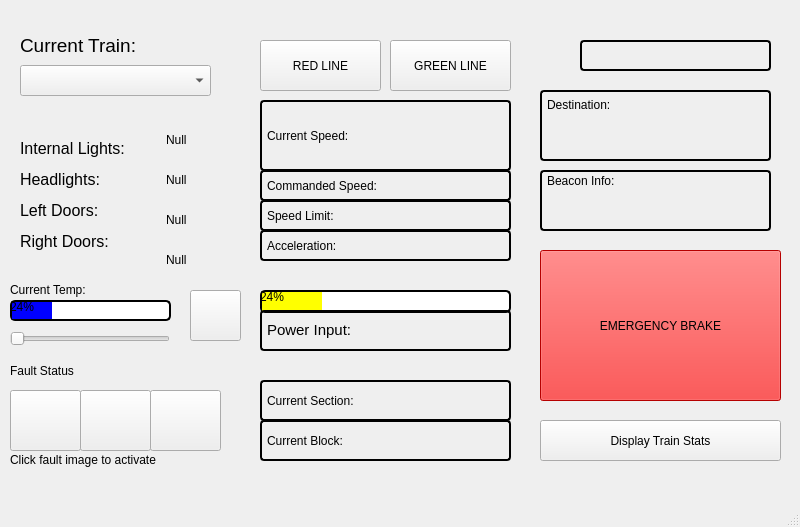
<?xml version="1.0" encoding="UTF-8"?>
<ui version="4.0">
 <class>MainWindow</class>
 <widget class="QMainWindow" name="MainWindow">
  <property name="geometry">
   <rect>
    <x>0</x>
    <y>0</y>
    <width>800</width>
    <height>527</height>
   </rect>
  </property>
  <property name="windowTitle">
   <string>MainWindow</string>
  </property>
  <widget class="QWidget" name="centralwidget">
   <widget class="QComboBox" name="trainBox">
    <property name="geometry">
     <rect>
      <x>20</x>
      <y>65</y>
      <width>191</width>
      <height>31</height>
     </rect>
    </property>
   </widget>
   <widget class="QProgressBar" name="powProgressBar">
    <property name="geometry">
     <rect>
      <x>260</x>
      <y>290</y>
      <width>251</width>
      <height>23</height>
     </rect>
    </property>
    <property name="styleSheet">
     <string notr="true">QProgressBar {
     border: 2px solid black;
     border-radius: 5px;
     background-color: white;
 }

 QProgressBar::chunk {
     background-color: yellow;
     width: 20px;
 }</string>
    </property>
    <property name="value">
     <number>24</number>
    </property>
   </widget>
   <widget class="QProgressBar" name="ACprogressBar">
    <property name="geometry">
     <rect>
      <x>10</x>
      <y>300</y>
      <width>161</width>
      <height>21</height>
     </rect>
    </property>
    <property name="styleSheet">
     <string notr="true">QProgressBar {
     border: 2px solid black;
     border-radius: 5px;
     background-color: white;
 }

 QProgressBar::chunk {
     background-color: blue;
     width: 20px;
 }</string>
    </property>
    <property name="value">
     <number>24</number>
    </property>
   </widget>
   <widget class="QLabel" name="label_12">
    <property name="geometry">
     <rect>
      <x>10</x>
      <y>360</y>
      <width>121</width>
      <height>21</height>
     </rect>
    </property>
    <property name="styleSheet">
     <string notr="true">font: 15pt &quot;Segoe UI&quot;;</string>
    </property>
    <property name="text">
     <string>Fault Status</string>
    </property>
   </widget>
   <widget class="QLabel" name="errorLabel">
    <property name="geometry">
     <rect>
      <x>130</x>
      <y>290</y>
      <width>31</width>
      <height>31</height>
     </rect>
    </property>
    <property name="text">
     <string/>
    </property>
   </widget>
   <widget class="QLabel" name="actSpeed">
    <property name="geometry">
     <rect>
      <x>260</x>
      <y>100</y>
      <width>251</width>
      <height>71</height>
     </rect>
    </property>
    <property name="styleSheet">
     <string notr="true">border: 2px solid black;
border-radius: 4px;
padding: 2px;</string>
    </property>
    <property name="text">
     <string>Current Speed:</string>
    </property>
   </widget>
   <widget class="QLabel" name="label_22">
    <property name="geometry">
     <rect>
      <x>20</x>
      <y>30</y>
      <width>131</width>
      <height>31</height>
     </rect>
    </property>
    <property name="text">
     <string>&lt;html&gt;&lt;head/&gt;&lt;body&gt;&lt;p&gt;&lt;span style=&quot; font-size:14pt;&quot;&gt;Current Train:&lt;/span&gt;&lt;/p&gt;&lt;/body&gt;&lt;/html&gt;</string>
    </property>
   </widget>
   <widget class="QLabel" name="powLabel">
    <property name="geometry">
     <rect>
      <x>260</x>
      <y>310</y>
      <width>251</width>
      <height>41</height>
     </rect>
    </property>
    <property name="styleSheet">
     <string notr="true">border: 2px solid black;
border-radius: 4px;
padding: 2px;</string>
    </property>
    <property name="text">
     <string>&lt;html&gt;&lt;head/&gt;&lt;body&gt;&lt;p&gt;&lt;span style=&quot; font-size:11pt;&quot;&gt;Power Input:&lt;/span&gt;&lt;/p&gt;&lt;/body&gt;&lt;/html&gt;</string>
    </property>
   </widget>
   <widget class="QLabel" name="lDoorLabel">
    <property name="geometry">
     <rect>
      <x>166</x>
      <y>210</y>
      <width>51</width>
      <height>20</height>
     </rect>
    </property>
    <property name="text">
     <string>Null</string>
    </property>
   </widget>
   <widget class="QPushButton" name="sigFaultLabel">
    <property name="geometry">
     <rect>
      <x>10</x>
      <y>390</y>
      <width>71</width>
      <height>61</height>
     </rect>
    </property>
    <property name="styleSheet">
     <string notr="true">color: rgb(255, 255, 255);</string>
    </property>
    <property name="text">
     <string/>
    </property>
   </widget>
   <widget class="QPushButton" name="EmerButton">
    <property name="geometry">
     <rect>
      <x>540</x>
      <y>250</y>
      <width>241</width>
      <height>151</height>
     </rect>
    </property>
    <property name="styleSheet">
     <string notr="true">background-color: rgb(255, 0, 0);</string>
    </property>
    <property name="text">
     <string>EMERGENCY BRAKE</string>
    </property>
   </widget>
   <widget class="QLabel" name="label_23">
    <property name="geometry">
     <rect>
      <x>20</x>
      <y>100</y>
      <width>111</width>
      <height>191</height>
     </rect>
    </property>
    <property name="text">
     <string>&lt;html&gt;&lt;head/&gt;&lt;body&gt;&lt;p&gt;&lt;span style=&quot; font-size:12pt;&quot;&gt;Internal Lights:&lt;/span&gt;&lt;/p&gt;&lt;p&gt;&lt;span style=&quot; font-size:12pt;&quot;&gt;Headlights:&lt;/span&gt;&lt;/p&gt;&lt;p&gt;&lt;span style=&quot; font-size:12pt;&quot;&gt;Left Doors:&lt;/span&gt;&lt;/p&gt;&lt;p&gt;&lt;span style=&quot; font-size:12pt;&quot;&gt;Right Doors:&lt;/span&gt;&lt;/p&gt;&lt;/body&gt;&lt;/html&gt;</string>
    </property>
   </widget>
   <widget class="QLabel" name="tempText">
    <property name="geometry">
     <rect>
      <x>10</x>
      <y>280</y>
      <width>161</width>
      <height>20</height>
     </rect>
    </property>
    <property name="text">
     <string>Current Temp: </string>
    </property>
   </widget>
   <widget class="QLabel" name="commSpeedLabel">
    <property name="geometry">
     <rect>
      <x>260</x>
      <y>170</y>
      <width>251</width>
      <height>31</height>
     </rect>
    </property>
    <property name="styleSheet">
     <string notr="true">border: 2px solid black;
border-radius: 4px;
padding: 2px;</string>
    </property>
    <property name="text">
     <string>Commanded Speed:</string>
    </property>
   </widget>
   <widget class="QPushButton" name="ACIcon">
    <property name="geometry">
     <rect>
      <x>190</x>
      <y>290</y>
      <width>51</width>
      <height>51</height>
     </rect>
    </property>
    <property name="styleSheet">
     <string notr="true">color: rgb(255, 255, 255);</string>
    </property>
    <property name="text">
     <string/>
    </property>
   </widget>
   <widget class="QLabel" name="headlightLabel">
    <property name="geometry">
     <rect>
      <x>166</x>
      <y>170</y>
      <width>51</width>
      <height>20</height>
     </rect>
    </property>
    <property name="text">
     <string>Null</string>
    </property>
   </widget>
   <widget class="QPushButton" name="brakeFaultLabel">
    <property name="geometry">
     <rect>
      <x>150</x>
      <y>390</y>
      <width>71</width>
      <height>61</height>
     </rect>
    </property>
    <property name="styleSheet">
     <string notr="true">color: rgb(255, 255, 255);</string>
    </property>
    <property name="text">
     <string/>
    </property>
   </widget>
   <widget class="QLabel" name="rDoorLabel">
    <property name="geometry">
     <rect>
      <x>166</x>
      <y>250</y>
      <width>51</width>
      <height>20</height>
     </rect>
    </property>
    <property name="text">
     <string>Null</string>
    </property>
   </widget>
   <widget class="QPushButton" name="powFaultLabel">
    <property name="geometry">
     <rect>
      <x>80</x>
      <y>390</y>
      <width>71</width>
      <height>61</height>
     </rect>
    </property>
    <property name="styleSheet">
     <string notr="true">color: rgb(255, 255, 255);</string>
    </property>
    <property name="text">
     <string/>
    </property>
   </widget>
   <widget class="QLabel" name="tempLabel_2">
    <property name="geometry">
     <rect>
      <x>260</x>
      <y>380</y>
      <width>251</width>
      <height>41</height>
     </rect>
    </property>
    <property name="styleSheet">
     <string notr="true">border: 2px solid black;
border-radius: 4px;
padding: 2px;
font: 11pt &quot;Segoe UI&quot;;</string>
    </property>
    <property name="text">
     <string>Current Section:</string>
    </property>
   </widget>
   <widget class="QLabel" name="speedLimitLabel">
    <property name="geometry">
     <rect>
      <x>260</x>
      <y>200</y>
      <width>251</width>
      <height>31</height>
     </rect>
    </property>
    <property name="styleSheet">
     <string notr="true">border: 2px solid black;
border-radius: 4px;
padding: 2px;</string>
    </property>
    <property name="text">
     <string>Speed Limit:</string>
    </property>
   </widget>
   <widget class="QLabel" name="dateLabel">
    <property name="geometry">
     <rect>
      <x>580</x>
      <y>40</y>
      <width>191</width>
      <height>31</height>
     </rect>
    </property>
    <property name="styleSheet">
     <string notr="true">border: 2px solid black;
border-radius: 4px;
padding: 2px;</string>
    </property>
    <property name="text">
     <string/>
    </property>
   </widget>
   <widget class="QLabel" name="intLightLabel">
    <property name="geometry">
     <rect>
      <x>166</x>
      <y>130</y>
      <width>51</width>
      <height>20</height>
     </rect>
    </property>
    <property name="text">
     <string>Null</string>
    </property>
   </widget>
   <widget class="QPushButton" name="greenLineButton">
    <property name="geometry">
     <rect>
      <x>390</x>
      <y>40</y>
      <width>121</width>
      <height>51</height>
     </rect>
    </property>
    <property name="styleSheet">
     <string notr="true"/>
    </property>
    <property name="text">
     <string>GREEN LINE</string>
    </property>
   </widget>
   <widget class="QPushButton" name="redLineButton">
    <property name="geometry">
     <rect>
      <x>260</x>
      <y>40</y>
      <width>121</width>
      <height>51</height>
     </rect>
    </property>
    <property name="text">
     <string>RED LINE</string>
    </property>
   </widget>
   <widget class="QLabel" name="destLabel">
    <property name="geometry">
     <rect>
      <x>540</x>
      <y>90</y>
      <width>231</width>
      <height>71</height>
     </rect>
    </property>
    <property name="styleSheet">
     <string notr="true">border: 2px solid black;
border-radius: 4px;
padding: 2px;</string>
    </property>
    <property name="text">
     <string>&lt;html&gt;&lt;head/&gt;&lt;body&gt;&lt;p&gt;Destination:&lt;/p&gt;&lt;p&gt;&lt;br/&gt;&lt;/p&gt;&lt;/body&gt;&lt;/html&gt;</string>
    </property>
   </widget>
   <widget class="QLabel" name="currBlockLabel">
    <property name="geometry">
     <rect>
      <x>260</x>
      <y>420</y>
      <width>251</width>
      <height>41</height>
     </rect>
    </property>
    <property name="styleSheet">
     <string notr="true">border: 2px solid black;
border-radius: 4px;
padding: 2px;
font: 11pt &quot;Segoe UI&quot;;</string>
    </property>
    <property name="text">
     <string>Current Block:</string>
    </property>
   </widget>
   <widget class="QPushButton" name="popUpUI">
    <property name="geometry">
     <rect>
      <x>540</x>
      <y>420</y>
      <width>241</width>
      <height>41</height>
     </rect>
    </property>
    <property name="text">
     <string>Display Train Stats</string>
    </property>
   </widget>
   <widget class="QLabel" name="trainAcc">
    <property name="geometry">
     <rect>
      <x>260</x>
      <y>230</y>
      <width>251</width>
      <height>31</height>
     </rect>
    </property>
    <property name="styleSheet">
     <string notr="true">border: 2px solid black;
border-radius: 4px;
padding: 2px;</string>
    </property>
    <property name="text">
     <string>Acceleration:</string>
    </property>
   </widget>
   <widget class="QSlider" name="tempSlider">
    <property name="geometry">
     <rect>
      <x>10</x>
      <y>330</y>
      <width>160</width>
      <height>18</height>
     </rect>
    </property>
    <property name="orientation">
     <enum>Qt::Horizontal</enum>
    </property>
   </widget>
   <widget class="QLabel" name="beaconLabel">
    <property name="geometry">
     <rect>
      <x>540</x>
      <y>170</y>
      <width>231</width>
      <height>61</height>
     </rect>
    </property>
    <property name="styleSheet">
     <string notr="true">border: 2px solid black;
border-radius: 4px;
padding: 2px;</string>
    </property>
    <property name="text">
     <string>&lt;html&gt;&lt;head/&gt;&lt;body&gt;&lt;p&gt;Beacon Info:&lt;/p&gt;&lt;p&gt;&lt;br/&gt;&lt;/p&gt;&lt;/body&gt;&lt;/html&gt;</string>
    </property>
   </widget>
   <widget class="QLabel" name="label">
    <property name="geometry">
     <rect>
      <x>10</x>
      <y>450</y>
      <width>201</width>
      <height>20</height>
     </rect>
    </property>
    <property name="text">
     <string>Click fault image to activate</string>
    </property>
   </widget>
  </widget>
  <widget class="QMenuBar" name="menubar">
   <property name="geometry">
    <rect>
     <x>0</x>
     <y>0</y>
     <width>800</width>
     <height>26</height>
    </rect>
   </property>
  </widget>
  <widget class="QStatusBar" name="statusbar"/>
 </widget>
 <resources/>
 <connections/>
</ui>
